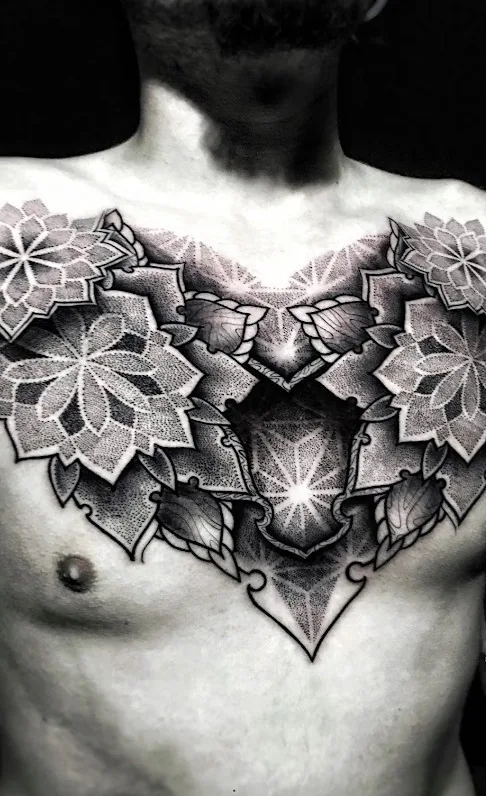
#> input picture site/assets/img/work/hero-chest.webp, 487 x 796 px, given in place of unnamed (8).jpg, which was not available
$ python process_images.py
#> lines starting #> are read from the running program, lines starting #| are printed output that depends on the picture
import os
from PIL import Image, ImageFilter, ImageEnhance

SRC = r"C:\Users\ytkar\Desktop\tattooandpiercing\tattooimages"
WORK = r"C:\Users\ytkar\Desktop\tattooandpiercing\site\assets\img\work"
STUDIO = r"C:\Users\ytkar\Desktop\tattooandpiercing\site\assets\img\studio"

# (source, dest_folder, dest_name)
MAP = [
    # hero collage (dark, moody)
    ("unnamed (8).jpg",  WORK,   "hero-gladiator.jpg"),
    ("unnamed (56).jpg", WORK,   "hero-ornamental.jpg"),
    ("unnamed.png",      WORK,   "hero-chest.jpg"),
    # studio / craft
    ("unnamed (20).jpg", STUDIO, "studio-reception.jpg"),
    ("unnamed (29).jpg", STUDIO, "studio-artist.jpg"),
    ("unnamed (32).jpg", STUDIO, "studio-sketch.jpg"),
    ("unnamed (41).jpg", STUDIO, "studio-counter.jpg"),
    ("unnamed (22).jpg", STUDIO, "process-session.jpg"),
    ("unnamed (33).jpg", STUDIO, "process-stencil.jpg"),
    ("unnamed (11).jpg", STUDIO, "logo-wood.jpg"),
    # gallery
    ("unnamed (1).jpg",  WORK,   "w01-blackgrey-sleeve.jpg"),
    ("unnamed (2).jpg",  WORK,   "w02-dotwork-forearm.jpg"),
    ("unnamed (5).jpg",  WORK,   "w03-dotwork-shoulder.jpg"),
    ("unnamed (7).jpg",  WORK,   "w04-realism-cherub.jpg"),
    ("unnamed (8).jpg",  WORK,   "w05-blackgrey-statue.jpg"),
    ("unnamed (12).jpg", WORK,   "w06-colour-cat.jpg"),
    ("unnamed (13).jpg", WORK,   "w07-fineline-ornament.jpg"),
    ("unnamed (14).jpg", WORK,   "w08-blackgrey-tiger.jpg"),
    ("unnamed (15).jpg", WORK,   "w09-colour-neotrad.jpg"),
    ("unnamed (16).jpg", WORK,   "w10-fineline-flower.jpg"),
    ("unnamed (17).jpg", WORK,   "w11-fineline-sneaker.jpg"),
    ("unnamed (19).jpg", WORK,   "w12-blackgrey-witch.jpg"),
    ("unnamed (21).jpg", WORK,   "w13-fineline-ornband.jpg"),
    ("unnamed (24).jpg", WORK,   "w14-colour-peacock.jpg"),
    ("unnamed (25).jpg", WORK,   "w15-realism-portrait.jpg"),
    ("unnamed.png",      WORK,   "w16-blackgrey-chest.jpg"),
    ("unnamed (27).jpg", WORK,   "w17-blackgrey-horse.jpg"),
    ("unnamed (28).jpg", WORK,   "w18-blackgrey-skull.jpg"),
    ("unnamed (30).jpg", WORK,   "w19-blackgrey-lettering.jpg"),
    ("unnamed (31).jpg", WORK,   "w20-realism-shattered.jpg"),
    ("unnamed (34).jpg", WORK,   "w21-fineline-bee.jpg"),
    ("unnamed (35).jpg", WORK,   "w22-colour-sugarskull.jpg"),
    ("unnamed (36).jpg", WORK,   "w23-dotwork-eye.jpg"),
    ("unnamed (39).jpg", WORK,   "w24-dotwork-backpiece.jpg"),
    ("unnamed (42).jpg", WORK,   "w25-colour-japanese.jpg"),
    ("unnamed (45).jpg", WORK,   "w26-colour-tigereyes.jpg"),
    ("unnamed (46).jpg", WORK,   "w27-colour-balloon.jpg"),
    ("unnamed (49).jpg", WORK,   "w28-colour-rosemandala.jpg"),
    ("unnamed (50).jpg", WORK,   "w29-realism-lioness.jpg"),
    ("unnamed (52).jpg", WORK,   "w30-colour-gypsy.jpg"),
    ("unnamed (55).jpg", WORK,   "w31-realism-legsleeve.jpg"),
    ("unnamed (56).jpg", WORK,   "w32-dotwork-fern.jpg"),
    ("unnamed (57).jpg", WORK,   "w33-colour-skullsnake.jpg"),
]

def process(src_path, out_path, scale=3):
#> called with scale = 3
    im = Image.open(src_path).convert("RGB")
#> im is the input picture: PIL image 487x796 RGB; mean R, G, B 118.9, 117.4, 115.5
    w, h = im.size
#> w = 487; h = 796
    im = im.resize((w * scale, h * scale), Image.LANCZOS)
#> im: PIL image 1461x2388 RGB
    im = im.filter(ImageFilter.UnsharpMask(radius=2.2, percent=95, threshold=2))
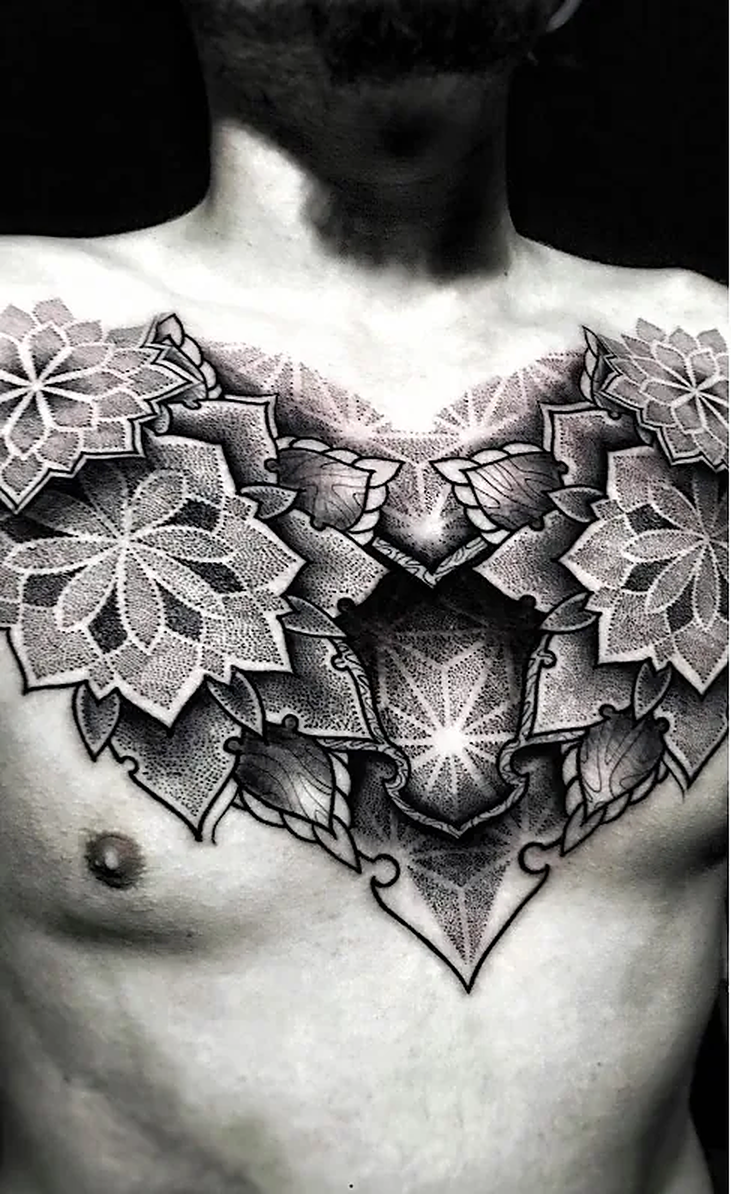
#> im: PIL image 1461x2388 RGB (shown at 1/2 size); mean R, G, B 119.2, 117.7, 115.8
    im = ImageEnhance.Contrast(im).enhance(1.04)
    im = ImageEnhance.Color(im).enhance(1.05)
    im.save(out_path, "JPEG", quality=88, optimize=True, progressive=True)
    return im.size

for src, folder, name in MAP:
    out = os.path.join(folder, name)
    size = process(os.path.join(SRC, src), out)
    print(f"{name}: {size[0]}x{size[1]}")
#| hero-gladiator.jpg: 1461x2388
#> pass 2 of the loop `for src, folder, name in MAP:`:
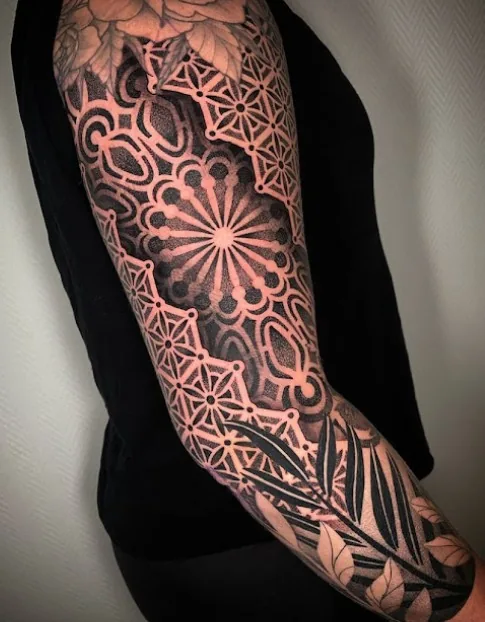
#> input picture site/assets/img/work/hero-ornamental.webp, 485 x 622 px, given in place of unnamed (56).jpg, which was not available
#> in process, im is the input picture: PIL image 485x622 RGB; mean R, G, B 95.4, 78.9, 73.1
#> in process (call 2), `im = im.resize((w * scale, h * scale), Image.LANCZOS)`:
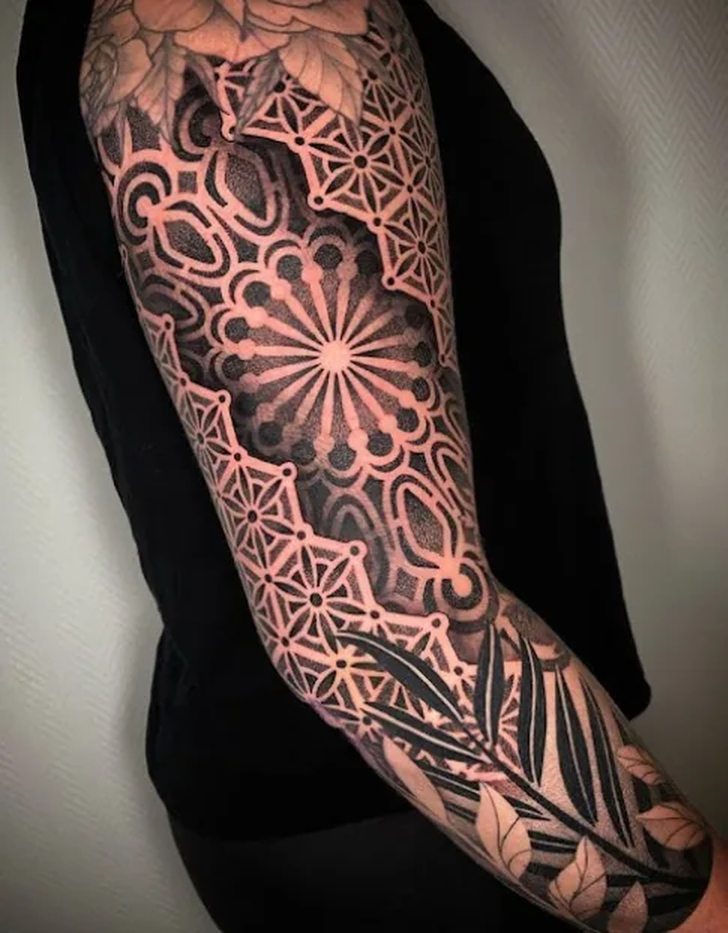
#> im: PIL image 1455x1866 RGB (shown at 1/2 size); mean R, G, B 95.4, 78.9, 73.1
#| hero-ornamental.jpg: 1455x1866
#> (the run stopped early here; a loop or call above may not have finished)
